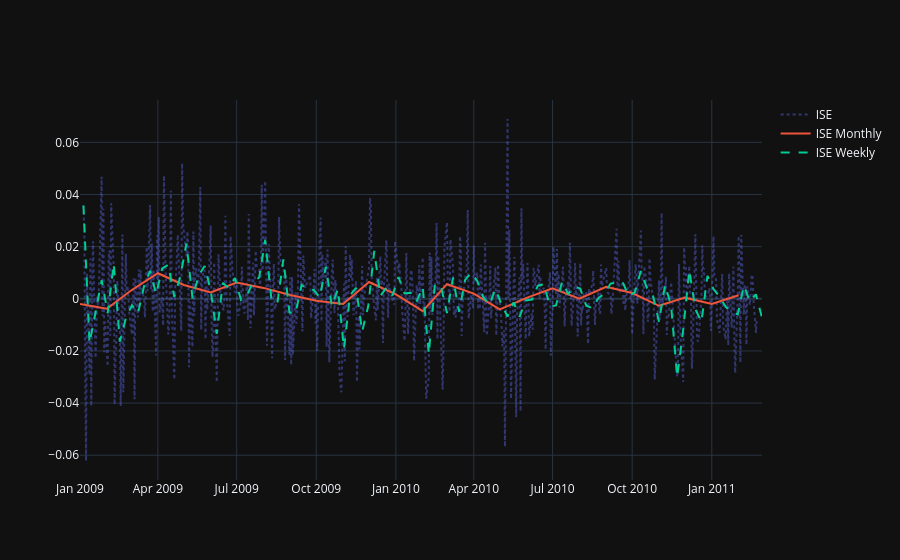

The cell this chart's notebook holds for it:
### Code cell
import plotly.graph_objects as go

fig = go.Figure()

fig.add_trace(go.Scatter(
    x=df.index,
    y=df['ISE'],
    opacity=0.4,
    name='ISE',
    line={'dash': 'dot'}
))

fig.add_trace(go.Scatter(
    x=m_df.index,
    y=m_df['ISE'],
    opacity=1.0,
    name='ISE Monthly'
))

fig.add_trace(go.Scatter(
    x=w_df.index,
    y=w_df['ISE'],
    opacity=1.0,
    name='ISE Weekly',
    line={'dash': 'dash'}
))

fig.show()
